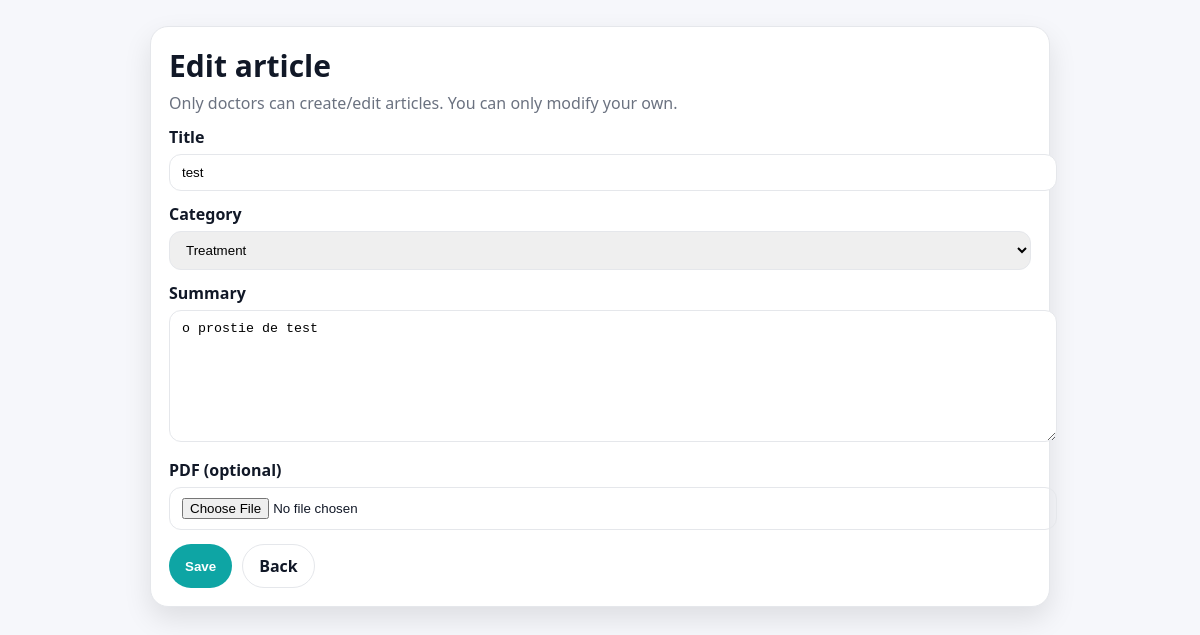
/articles/4/edit/ (signed in), run on the app's committed database.
### articles/models.py (models this page shows, shortened)
class Article(models.Model):
    CATEGORY_CHOICES = [
        ("treatment", "Treatment"),
        ("diagnosis", "Diagnosis"),
        ("nutrition", "Nutrition"),
        ("rehab", "Rehab"),
        ("other", "Other"),
    ]
    title = models.CharField(max_length=200)
    category = models.CharField(max_length=30, choices=CATEGORY_CHOICES, default="other")
    summary = models.TextField(blank=True)
    pdf = models.FileField(upload_to="articles_pdfs/", blank=True, null=True)
    author = models.ForeignKey(settings.AUTH_USER_MODEL, on_delete=models.CASCADE, related_name="articles")
    created_at = models.DateTimeField(auto_now_add=True)
    updated_at = models.DateTimeField(auto_now=True)
    class Meta:
        ordering = ["-created_at"]

### articles/views.py (the view, shortened to what this page needs)
# urls.py: path("<int:pk>/edit/", views.article_edit, name="edit"),   # owner doctor only
@login_required
def article_edit(request, pk: int):
    if not request.user.is_staff:
        return HttpResponseForbidden("Only doctors can edit articles.")
    article = get_object_or_404(Article, pk=pk)
    if article.author_id != request.user.id:
        return HttpResponseForbidden("You can only edit your own articles.")
    if request.method == "GET":
        return render(request, "articles/article_form.html", {
            "mode": "edit",
            "article": article,
            "categories": Article.CATEGORY_CHOICES
        })

### articles/templates/articles/article_form.html (shortened to what this page needs)
<!doctype html>
<html lang="en">
<head>
</head>
<body>
  <main class="container">
    <div class="card">
      <h1>{% if mode == "edit" %}Edit{% else %}Add{% endif %} article</h1>
      <div class="muted">Only doctors can create/edit articles. You can only modify your own.</div>
      <form method="post" enctype="multipart/form-data">
        <label>Title</label>
        <input name="title" value="{% if article %}{{ article.title }}{% endif %}" required>
        <label>Category</label>
        <select name="category">
          {% for key,label in categories %}
            <option value="{{ key }}" {% if article and article.category == key %}selected{% endif %}>{{ label }}</option>
          {% endfor %}
        </select>
        <label>Summary</label>
        <textarea name="summary">{% if article %}{{ article.summary }}{% endif %}</textarea>
        <label>PDF (optional)</label>
        <input type="file" name="pdf" accept="application/pdf">
        <div class="row">
          <button class="btn" type="submit">{% if mode == "edit" %}Save{% else %}Create{% endif %}</button>
          <a class="btn btn-ghost" href="{% url 'articles:list' %}">Back</a>
        </div>
      </form>
    </div>
  </main>
</body>
</html>

### articles/templates/articles/article_form.html (style rules this page uses)
:root { --bg:#f6f7fb;--card:#fff;--text:#111827;--muted:#6b7280;--primary:#0ea5a4;--primary-dark:#0b7f7e;--border:#e5e7eb;--shadow:0 12px 28px rgba(0,0,0,.10);--radius:18px; }
body { margin:0;font-family:system-ui,-apple-system,Segoe UI,Roboto,Arial;background:var(--bg);color:var(--text); }
.container { max-width:900px;margin:26px auto;padding:0 18px; }
.card { background:var(--card);border:1px solid var(--border);border-radius:var(--radius);box-shadow:var(--shadow);padding:18px; }
h1 { margin:0 0 6px;font-size:30px; }
.muted { color:var(--muted); }
.btn { background:var(--primary);color:#fff;border:none;padding:10px 16px;border-radius:999px;font-weight:800;cursor:pointer;text-decoration:none;display:inline-block; }
.btn-ghost { background:transparent;color:var(--text);border:1px solid var(--border); }
label { font-weight:800;display:block;margin-top:12px; }
input,select,textarea { width:100%;padding:10px 12px;border-radius:12px;border:1px solid var(--border);margin-top:6px; }
textarea { min-height:110px; }
.row { display:flex;gap:10px;flex-wrap:wrap;margin-top:14px; }

### data on the page
Article: title "test", category "Treatment", summary "o prostie de test"
